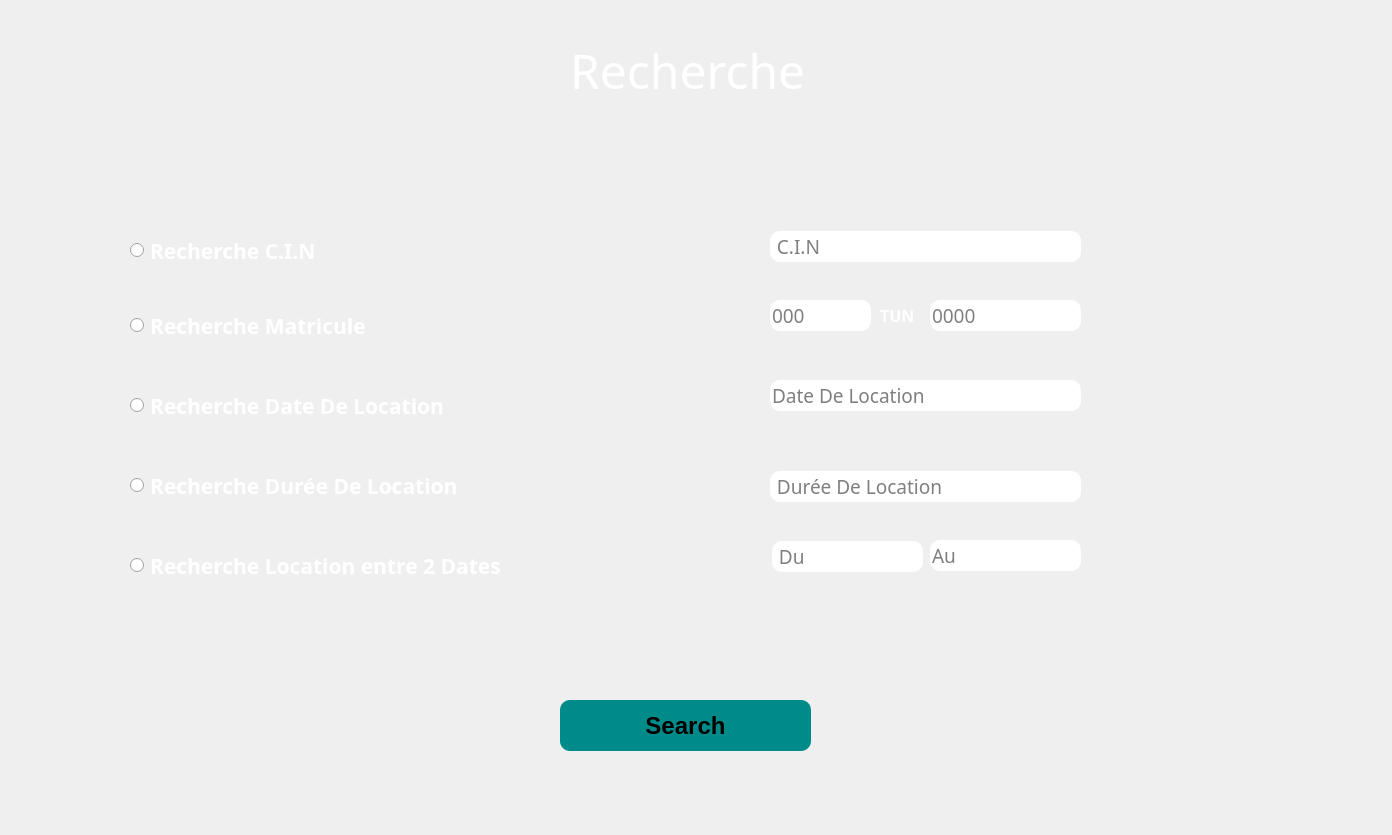
<?xml version="1.0" encoding="UTF-8"?>
<ui version="4.0">
 <class>Dialog</class>
 <widget class="QDialog" name="Dialog">
  <property name="geometry">
   <rect>
    <x>0</x>
    <y>0</y>
    <width>1392</width>
    <height>835</height>
   </rect>
  </property>
  <property name="windowTitle">
   <string>Dialog</string>
  </property>
  <widget class="QLabel" name="label">
   <property name="geometry">
    <rect>
     <x>-110</x>
     <y>-5</y>
     <width>1601</width>
     <height>851</height>
    </rect>
   </property>
   <property name="text">
    <string/>
   </property>
   <property name="pixmap">
    <pixmap resource="mothak6.qrc">:/pics/b3.jpg</pixmap>
   </property>
   <property name="scaledContents">
    <bool>true</bool>
   </property>
  </widget>
  <widget class="QLabel" name="label_2">
   <property name="geometry">
    <rect>
     <x>570</x>
     <y>40</y>
     <width>301</width>
     <height>61</height>
    </rect>
   </property>
   <property name="font">
    <font>
     <family>Bernard MT Condensed</family>
     <pointsize>36</pointsize>
    </font>
   </property>
   <property name="styleSheet">
    <string notr="true">color:white</string>
   </property>
   <property name="text">
    <string>Recherche</string>
   </property>
  </widget>
  <widget class="QRadioButton" name="radioButton">
   <property name="geometry">
    <rect>
     <x>130</x>
     <y>230</y>
     <width>221</width>
     <height>41</height>
    </rect>
   </property>
   <property name="font">
    <font>
     <family>Segoe UI Variable Display Semib</family>
     <pointsize>16</pointsize>
     <weight>75</weight>
     <bold>true</bold>
    </font>
   </property>
   <property name="styleSheet">
    <string notr="true">color:white</string>
   </property>
   <property name="text">
    <string>Recherche C.I.N</string>
   </property>
  </widget>
  <widget class="QRadioButton" name="radioButton_2">
   <property name="geometry">
    <rect>
     <x>130</x>
     <y>300</y>
     <width>271</width>
     <height>51</height>
    </rect>
   </property>
   <property name="font">
    <font>
     <family>Segoe UI Variable Display Semib</family>
     <pointsize>16</pointsize>
     <weight>75</weight>
     <bold>true</bold>
    </font>
   </property>
   <property name="styleSheet">
    <string notr="true">color:white</string>
   </property>
   <property name="text">
    <string>Recherche Matricule</string>
   </property>
  </widget>
  <widget class="QRadioButton" name="radioButton_3">
   <property name="geometry">
    <rect>
     <x>130</x>
     <y>390</y>
     <width>391</width>
     <height>31</height>
    </rect>
   </property>
   <property name="font">
    <font>
     <family>Segoe UI Variable Display Semib</family>
     <pointsize>16</pointsize>
     <weight>75</weight>
     <bold>true</bold>
    </font>
   </property>
   <property name="styleSheet">
    <string notr="true">color:white</string>
   </property>
   <property name="text">
    <string>Recherche Date De Location</string>
   </property>
  </widget>
  <widget class="QRadioButton" name="radioButton_4">
   <property name="geometry">
    <rect>
     <x>130</x>
     <y>470</y>
     <width>381</width>
     <height>31</height>
    </rect>
   </property>
   <property name="font">
    <font>
     <family>Segoe UI Variable Display Semib</family>
     <pointsize>16</pointsize>
     <weight>75</weight>
     <bold>true</bold>
    </font>
   </property>
   <property name="styleSheet">
    <string notr="true">color:white</string>
   </property>
   <property name="text">
    <string>Recherche Durée De Location</string>
   </property>
  </widget>
  <widget class="QRadioButton" name="radioButton_5">
   <property name="geometry">
    <rect>
     <x>130</x>
     <y>550</y>
     <width>531</width>
     <height>31</height>
    </rect>
   </property>
   <property name="font">
    <font>
     <family>Segoe UI Variable Display Semib</family>
     <pointsize>16</pointsize>
     <weight>75</weight>
     <bold>true</bold>
    </font>
   </property>
   <property name="styleSheet">
    <string notr="true">color:white</string>
   </property>
   <property name="text">
    <string>Recherche Location entre 2 Dates</string>
   </property>
  </widget>
  <widget class="QPushButton" name="pushButton">
   <property name="geometry">
    <rect>
     <x>560</x>
     <y>700</y>
     <width>251</width>
     <height>51</height>
    </rect>
   </property>
   <property name="font">
    <font>
     <pointsize>18</pointsize>
     <weight>75</weight>
     <bold>true</bold>
    </font>
   </property>
   <property name="styleSheet">
    <string notr="true">QPushButton{
border-style: outset;
background-color:DarkCyan;
    border-radius: 10px;
}
QPushButton:hover{
background-color:MediumSeaGreen
}
</string>
   </property>
   <property name="text">
    <string>Search</string>
   </property>
  </widget>
  <widget class="QLineEdit" name="lineEdit">
   <property name="geometry">
    <rect>
     <x>770</x>
     <y>231</y>
     <width>311</width>
     <height>31</height>
    </rect>
   </property>
   <property name="font">
    <font>
     <family>Modern No. 20</family>
     <pointsize>14</pointsize>
    </font>
   </property>
   <property name="styleSheet">
    <string notr="true">QLineEdit{
border-style: outset;
background-color:white;
    border-radius: 10px;
}
QLineEdit:focus{
border:1.5px solid
}
</string>
   </property>
   <property name="placeholderText">
    <string> C.I.N</string>
   </property>
  </widget>
  <widget class="QLineEdit" name="lineEdit_2">
   <property name="geometry">
    <rect>
     <x>770</x>
     <y>300</y>
     <width>101</width>
     <height>31</height>
    </rect>
   </property>
   <property name="font">
    <font>
     <family>Modern No. 20</family>
     <pointsize>14</pointsize>
    </font>
   </property>
   <property name="styleSheet">
    <string notr="true">QLineEdit{
border-style: outset;
background-color:white;
    border-radius: 10px;
}
QLineEdit:focus{
border:1.5px solid
}
</string>
   </property>
   <property name="placeholderText">
    <string>000</string>
   </property>
  </widget>
  <widget class="QLineEdit" name="lineEdit_3">
   <property name="geometry">
    <rect>
     <x>930</x>
     <y>300</y>
     <width>151</width>
     <height>31</height>
    </rect>
   </property>
   <property name="font">
    <font>
     <family>Modern No. 20</family>
     <pointsize>14</pointsize>
    </font>
   </property>
   <property name="styleSheet">
    <string notr="true">QLineEdit{
border-style: outset;
background-color:white;
    border-radius: 10px;
}
QLineEdit:focus{
border:1.5px solid
}
</string>
   </property>
   <property name="placeholderText">
    <string>0000</string>
   </property>
  </widget>
  <widget class="QLineEdit" name="lineEdit_4">
   <property name="geometry">
    <rect>
     <x>770</x>
     <y>380</y>
     <width>311</width>
     <height>31</height>
    </rect>
   </property>
   <property name="font">
    <font>
     <family>Modern No. 20</family>
     <pointsize>14</pointsize>
    </font>
   </property>
   <property name="styleSheet">
    <string notr="true">QLineEdit{
border-style: outset;
background-color:white;
    border-radius: 10px;
}
QLineEdit:focus{
border:1.5px solid
}
</string>
   </property>
   <property name="placeholderText">
    <string>Date De Location</string>
   </property>
  </widget>
  <widget class="QLineEdit" name="lineEdit_5">
   <property name="geometry">
    <rect>
     <x>770</x>
     <y>471</y>
     <width>311</width>
     <height>31</height>
    </rect>
   </property>
   <property name="font">
    <font>
     <family>Modern No. 20</family>
     <pointsize>14</pointsize>
    </font>
   </property>
   <property name="styleSheet">
    <string notr="true">QLineEdit{
border-style: outset;
background-color:white;
    border-radius: 10px;
}
QLineEdit:focus{
border:1.5px solid
}
</string>
   </property>
   <property name="placeholderText">
    <string> Durée De Location</string>
   </property>
  </widget>
  <widget class="QLineEdit" name="lineEdit_6">
   <property name="geometry">
    <rect>
     <x>772</x>
     <y>541</y>
     <width>151</width>
     <height>31</height>
    </rect>
   </property>
   <property name="font">
    <font>
     <family>Modern No. 20</family>
     <pointsize>14</pointsize>
    </font>
   </property>
   <property name="styleSheet">
    <string notr="true">QLineEdit{
border-style: outset;
background-color:white;
    border-radius: 10px;
}
QLineEdit:focus{
border:1.5px solid
}
</string>
   </property>
   <property name="placeholderText">
    <string> Du </string>
   </property>
  </widget>
  <widget class="QLineEdit" name="lineEdit_7">
   <property name="geometry">
    <rect>
     <x>930</x>
     <y>540</y>
     <width>151</width>
     <height>31</height>
    </rect>
   </property>
   <property name="font">
    <font>
     <family>Modern No. 20</family>
     <pointsize>14</pointsize>
    </font>
   </property>
   <property name="styleSheet">
    <string notr="true">QLineEdit{
border-style: outset;
background-color:white;
    border-radius: 10px;
}
QLineEdit:focus{
border:1.5px solid
}
</string>
   </property>
   <property name="placeholderText">
    <string>Au</string>
   </property>
  </widget>
  <widget class="QLabel" name="label_3">
   <property name="geometry">
    <rect>
     <x>880</x>
     <y>300</y>
     <width>41</width>
     <height>31</height>
    </rect>
   </property>
   <property name="font">
    <font>
     <family>Segoe UI Variable Display Semib</family>
     <pointsize>12</pointsize>
     <weight>75</weight>
     <bold>true</bold>
    </font>
   </property>
   <property name="styleSheet">
    <string notr="true">color:white</string>
   </property>
   <property name="text">
    <string>TUN</string>
   </property>
  </widget>
 </widget>
 <resources>
  <include location="mothak6.qrc"/>
 </resources>
 <connections/>
</ui>
